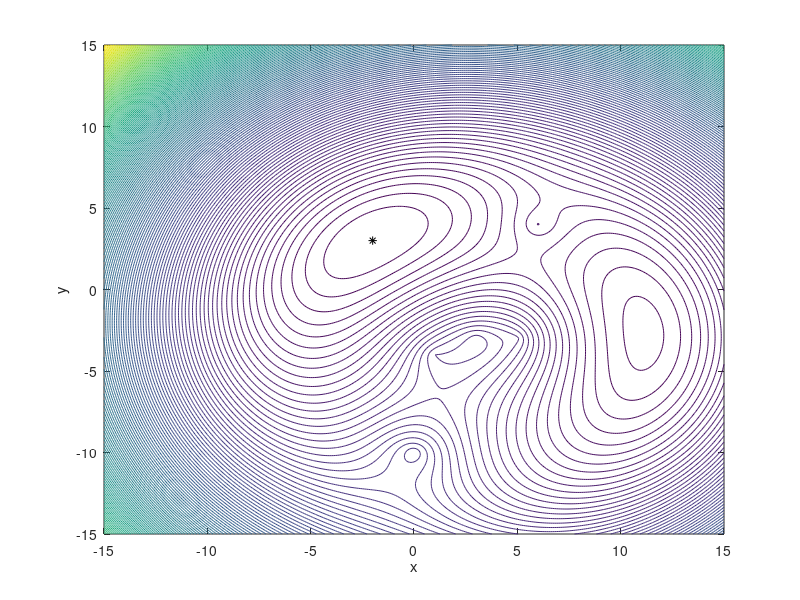

This figure's MATLAB source:
% this problem is a nonconvex problem and is in principal a difficult
% problem to solve. the following two-dimensional example illustrates the
% nonconvexity of the problem
A = [6 0 5 1 3; 4 -10 -3 -4 -3];
xs = [-2;3];
RN = [8.0051; 13.0112; 9.1138; 7.7924; 8.0210];
% RN = [2.9 1.7 1.76 1.77 2.71];
% A = [-0.89 -0.62 -0.87 1.21 -1.86 ; 1 -0.04 0.63 -0.42 1];
r = zeros(5,1);
for i = 1:5
    r(i) = norm(xs - A(:,i));
end
xrange = [-15:.1:15];
yrange = [-15:.1:15];

[X,Y] = meshgrid(xrange, yrange);
Z = zeros(size(X));
i = 0;
for x = xrange
    i = i+1;
    j = 0;
    for y = yrange
        j = j+1;
        Z(i,j) = 0;
        for m = 1:5
            Z(i,j) = Z(i,j) + (norm([X(i,j);Y(i,j)] - A(:,m)) - RN(m))^2;
        end
    end
end
figure
contour(X,Y,Z,150)
xlabel('x');
ylabel('y');
hold on
global_min = min(min(Z));
plot(xs(1), xs(2), 'k*')
hold off
